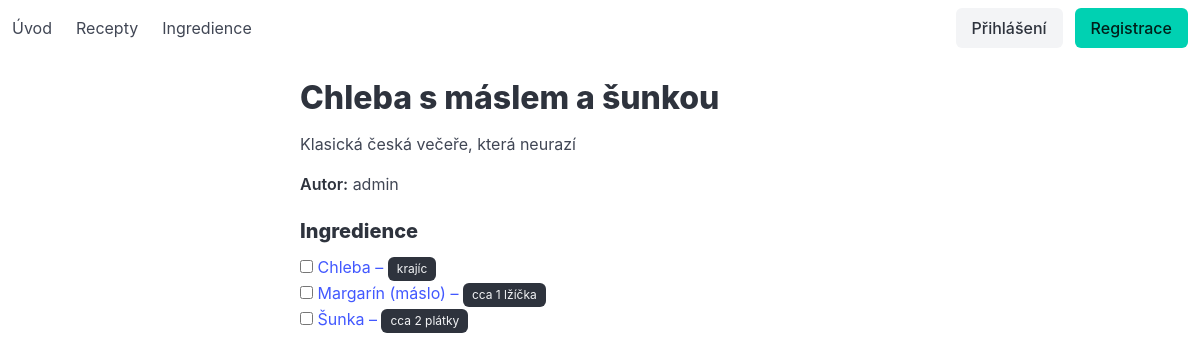
Screenshot of /recepty/2/ with the database file from the repository.
### recepty/models.py (models this page shows, shortened)
class Recipe(models.Model):
    title = models.CharField(max_length=100)
    description = models.TextField()
    autor = models.ForeignKey(settings.AUTH_USER_MODEL, on_delete=models.CASCADE, related_name='recepty')
    image = models.ImageField(upload_to='recipe_images/', blank=True, null=True)
    class Meta:
        ordering = ['-id']  # Nejnovější recepty nahoře

class RecipeIngredient(models.Model):
    recipe = models.ForeignKey(Recipe, on_delete=models.CASCADE, related_name='ingredients')
    ingredient = models.ForeignKey(Ingredient, on_delete=models.CASCADE)
    quantity = models.CharField(max_length=100, blank=True, null=True)  # Volitelně prázdné
    class Meta:
        unique_together = ['recipe', 'ingredient']  # Každá ingredience v receptu pouze jednou

class Ingredient(models.Model):
    name = models.CharField(max_length=255)
    description = models.TextField(blank=True, null=True)
    image = models.ImageField(upload_to='ingredient_images/', blank=True, null=True)
    class Meta:
        ordering = ['name']  # Řazení podle jména

### recepty/views.py (the view)
# urls.py: path('recepty/<int:pk>/', views.recipe_detail, name='recipe_detail'),
def recipe_detail(request, pk):
    recipe = get_object_or_404(Recipe, pk=pk)
    recipe_ingredients = RecipeIngredient.objects.filter(recipe=recipe)
    return render(request, "recepty/recipe_detail.html", {
        "recipe": recipe,
        "recipe_ingredients": recipe_ingredients,
    })

### recepty/templates/recepty/recipe_detail.html (shortened to what this page needs)
{% extends "base.html" %}
{% block content %}
<div class="container mt-5" style="max-width: 600px;">
    <h2 class="title is-3 mb-4">{{ recipe.title }}</h2>
    <p class="mb-4">{{ recipe.description }}</p>
    <p><strong>Autor:</strong> {{ recipe.autor.username }}</p>
    <h4 class="title is-5 mt-5 mb-3">Ingredience</h4>
    <ul>
        {% for ri in recipe_ingredients %}
           <li>
                <input type="checkbox" class="ingredient-checkbox" data-ingredient-id="{{ ri.ingredient.pk }}">
                <a href="{% url 'ingredient_detail' ri.ingredient.name %}" class="has-text-link">
                    {{ ri.ingredient.name }}{% if ri.quantity %} – <span class="tag is-dark">{{ ri.quantity }}</span>{% endif %}
                </a>
            </li>
        {% empty %}
            <li><span class="has-text-grey">Žádné ingredience.</span></li>
        {% endfor %}
    </ul>
</div>
{% endblock %}

### rows the page displays
Recipe: title "Chleba s máslem a šunkou", description "Klasická česká večeře, která neurazí", autor.username "admin"
RecipeIngredient: ingredient.name "Chleba", quantity "krajíc"
RecipeIngredient: ingredient.name "Margarín (máslo)", quantity "cca 1 lžíčka"
RecipeIngredient: ingredient.name "Šunka", quantity "cca 2 plátky"
